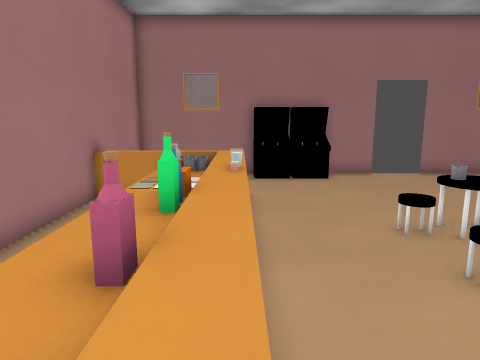
view 1 (above)

14 first-person views from a walk through a level from a Godot 3-D game. The camera is 1.5 m above the floor, tilts 10° down and sees 70° across. The floor is counted in squares, 0.6 m on a side. Each view is taken from the middle of a square. On the plan, view 1 faces up. The plan holds only what a view shows up to about 20 squares ahead; the rest is blank. Characters and animated objects are not drawn. Door leaves are left out where a doorway can be walked through. Some surface patterns are stand-ins.

view 2
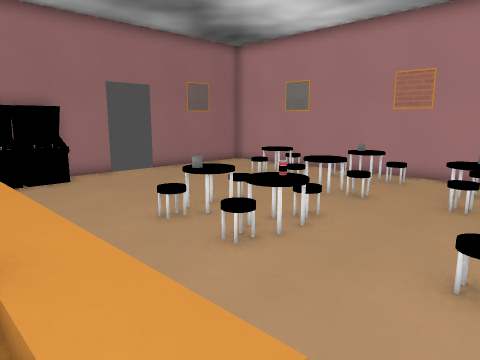

view 3
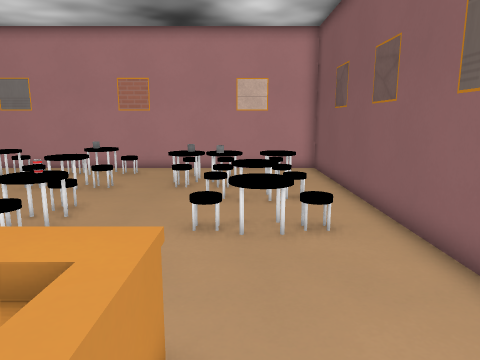

view 4
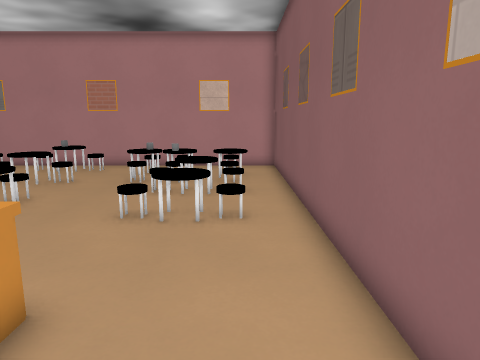

view 5
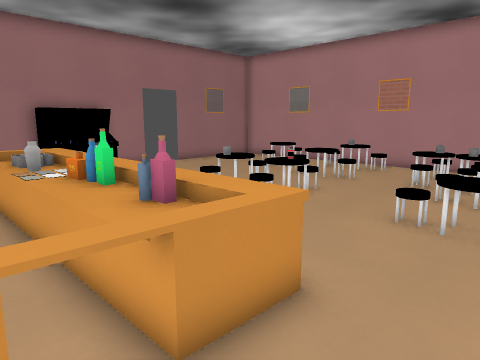

view 6
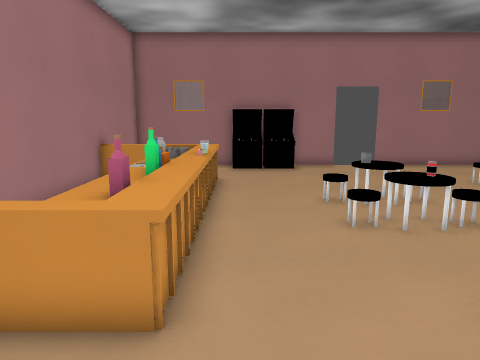

view 7
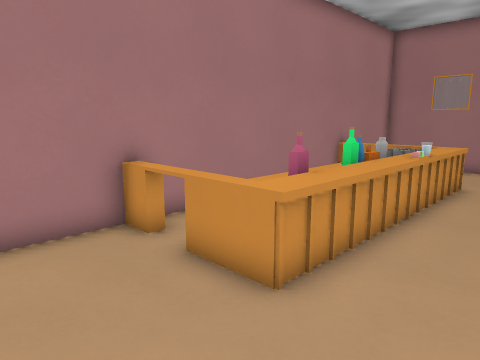

view 8
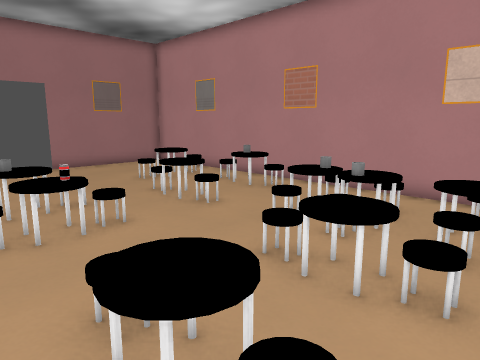

view 9
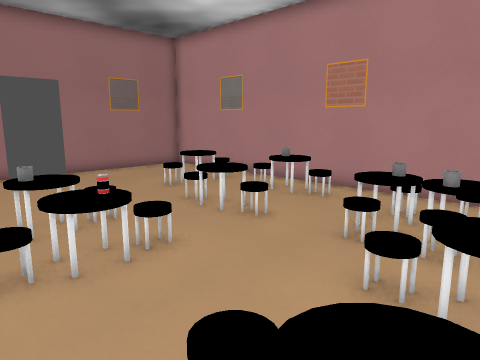

view 10
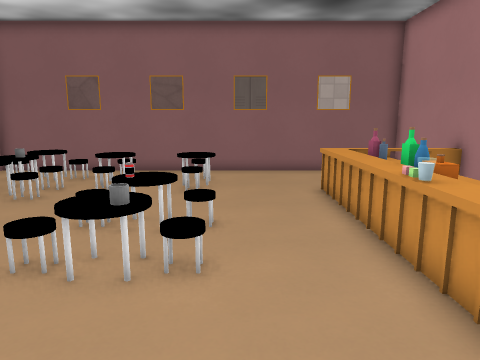

view 11
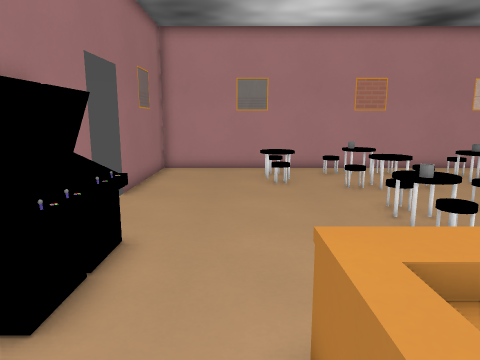

view 12
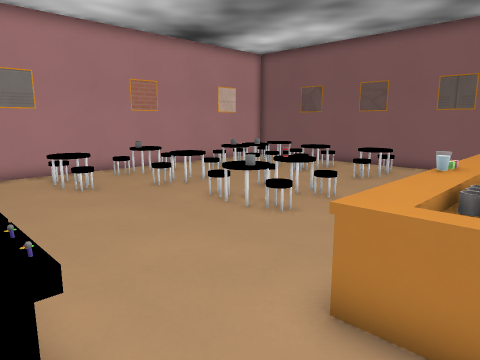

view 13
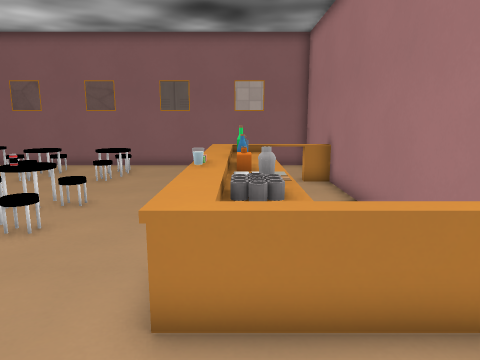

view 14
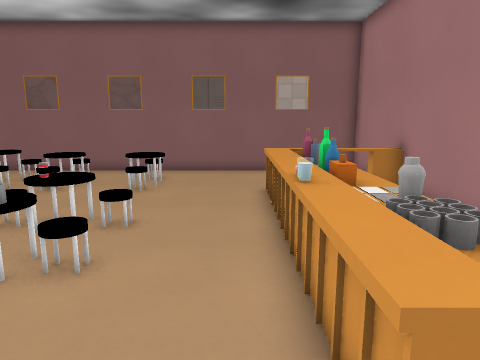

### Floor plan
Key: @ floor where view 1 was taken; # wall or solid block; . floor; D open door; = window, fence, low wall or low ledge; ^ raised ledge; T table; O other object.
Columns run from 5 left of view 1 to 15 right of it. Each row starts with its distance up from view 1.
 16 ####### ###DDD#######
 15 #  .. ####..........#
 14 #    .====..........#
 13 #    ...............#
 12 #...................#
 11 #==^^^..........TTT.#
 10 #. ^^^..........TTT.#
  9 #. ^^^..............#
  8 #. ^^^...#==......O.#
  7 #..^^ ...#==..TT.===#
  6 #..^^^....TT..TT.===#
  5 #..^^^...OTT...O..O.#
  4 #..^^^....T.........#
  3 #..^^^..........^=..#
  2 #..^^^.........O^^..#
  1 #==^^^....O..O.O^^..#
  0 #....@...TT.TT .^...#
 -1 #........TT.TT .TT..#
 -2 #.........O..O..TT..#
 -3 #.  ................#
 -4 #####################

Where each view was taken, in squares from view 1:
view 1: 0 up, 0 right, facing up
view 2: 0 up, 1 left, facing up-right
view 3: 0 up, 3 left, facing right
view 4: 2 down, 4 left, facing right
view 5: 2 down, 4 left, facing up-right
view 6: 3 down, 1 right, facing up
view 7: 3 down, 3 right, facing up-left
view 8: 3 down, 3 right, facing up-right
view 9: 1 down, 3 right, facing up-right
view 10: 13 up, 3 right, facing down
view 11: 12 up, 3 left, facing right
view 12: 15 up, 2 left, facing down-right
view 13: 15 up, 1 left, facing down
view 14: 13 up, 1 right, facing down
